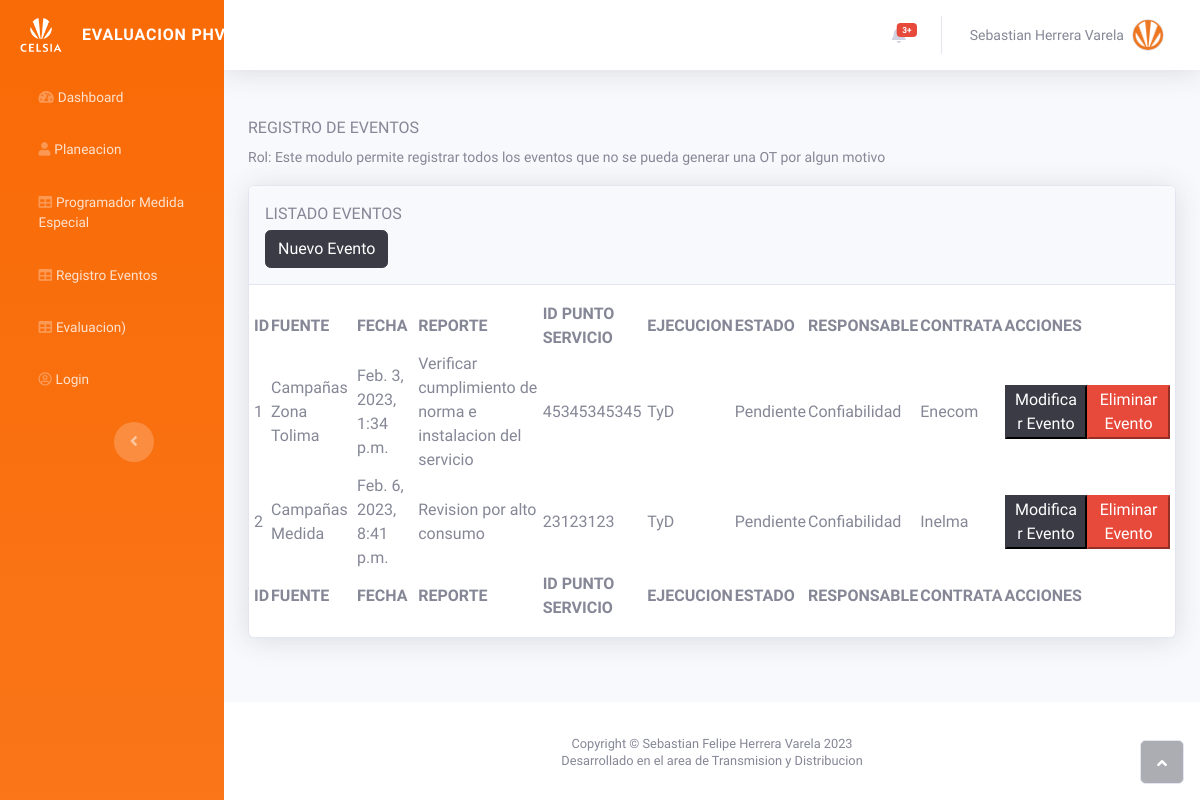
/eventos, run on the app's committed database.
### planeacion/models.py (models this page shows, shortened)
class Backlog(models.Model):
    fecha = models.DateTimeField(auto_now_add=True)
    fuente = models.CharField(("Quien reporta"), max_length=50)
    reporte = models.CharField(("Que reporta"), max_length=250)
    id_punto_servicio = models.CharField(("ID Punto Servicio"), max_length=15)
    ejecucion = models.CharField(("Quien ejecuta la actividad"), max_length=200)
    estado = models.CharField(("Estado Alerta"), max_length=50)
    responsable = models.CharField(("Quien Resuelve"), max_length=200)
    contrata = models.CharField(("Contratista"), max_length=200)
    class Meta:
        verbose_name = 'Backlog'
        verbose_name_plural = 'Backlog'

### planeacion/views.py (the view)
# urls.py: path("eventos", views.list_backlog, name="list_backlog"),
def list_backlog(request):
    data = Backlog.objects.all()
    return render(request, "eventos/listar_eventos.html", {"data": data})

### planeacion/templates/eventos/listar_eventos.html (shortened to what this page needs)
{% extends 'base.html' %}
{% block content %}
  <div class="container-fluid mt-5">
    <h6 class="text-dark text-gray-600 text-uppercase">Registro de Eventos</h6>
    <small class="form-text1">
      Rol: Este modulo permite registrar todos los eventos que no se pueda generar
      una OT por algun motivo
    </small>
    <div class="card shadow mt-3">
      <div class="card-header py-3">
        <p class="text-primary m-0 text-gray-600 text-uppercase">Listado Eventos</p>
        <div class="input-group mt-1">
          <a class="btn btn-dark" href="{% url "planeacion:registrar_eventos" %}">Nuevo Evento</a>
        </div>
      </div>
      <div class="card-body">
        <div class="row">
          <table id="sebastian" class="display responsive nowrap" style="width: 100%">
            <thead>
              <tr>
                <th class="text-uppercase">ID</th>
                <th class="text-uppercase">Fuente</th>
                <th class="text-uppercase">Fecha</th>
                <th class="text-uppercase">Reporte</th>
                <th class="text-uppercase">ID Punto Servicio</th>
                <th class="text-uppercase">Ejecucion</th>
                <th class="text-uppercase">Estado</th>
                <th class="text-uppercase">Responsable</th>
                <th class="text-uppercase">Contrata</th>
                <th class="text-uppercase">Acciones</th>
              </tr>
            </thead>
            <tbody>
              {% for info in data %}
                <tr>
                  <td class="text-capitalcase">{{ info.id }}</td>
                  <td class="text-capitalcase">{{ info.fuente }}</td>
                  <td class="text-capitalcase">{{ info.fecha }}</td>
                  <td class="text-capitalcase">{{ info.reporte }}</td>
                  <td class="text-capitalcase">{{ info.id_punto_servicio }}</td>
                  <td class="text-capitalcase">{{ info.ejecucion }}</td>
                  <td class="text-capitalcase">{{ info.estado }}</td>
                  <td class="text-capitalcase">{{ info.responsable }}</td>
                  <td class="text-capitalcase">{{ info.contrata }}</td>
                  <td>
                    <div class="contenedorBotones">
                      <button class="btn-dark botones">Modificar Evento</button>
                      <button class="btn-danger botones"  type="button">Eliminar Evento</button>
                    </div>
                  </td>
                </tr>
              {% endfor %}
            </tbody>
            <tfoot>
              <tr>
                <th class="text-uppercase">ID</th>
                <th class="text-uppercase">Fuente</th>
                <th class="text-uppercase">Fecha</th>
                <th class="text-uppercase">Reporte</th>
                <th class="text-uppercase">ID Punto Servicio</th>
                <th class="text-uppercase">Ejecucion</th>
                <th class="text-uppercase">Estado</th>
                <th class="text-uppercase">Responsable</th>
                <th class="text-uppercase">Contrata</th>
                <th class="text-uppercase">Acciones</th>
              </tr>
            </tfoot>
          </table>
        </div>
      </div>
    </div>
  </div>
{% endblock content %}

### static/assets/css/sebashvare.css (style rules this page uses)
.contenedorBotones { display: flex; justify-content: center; }
.botones { display: inline-block; width: 50%; }

### static/assets/css/Styles.css (style rules this page uses)
body { font-family: 'Roboto Condensed', sans-serif; }

### data on the page
Backlog: id "1", fuente "Campañas Zona Tolima", fecha "Feb. 3, 2023, 1:34 p.m.", reporte "Verificar cumplimiento de norma e instalacion del servicio", id_punto_servicio "45345345345", ejecucion "TyD", estado "Pendiente", responsable "Confiabilidad", contrata "Enecom"
Backlog: id "2", fuente "Campañas Medida", fecha "Feb. 6, 2023, 8:41 p.m.", reporte "Revision por alto consumo", id_punto_servicio "23123123", ejecucion "TyD", estado "Pendiente", responsable "Confiabilidad", contrata "Inelma"
